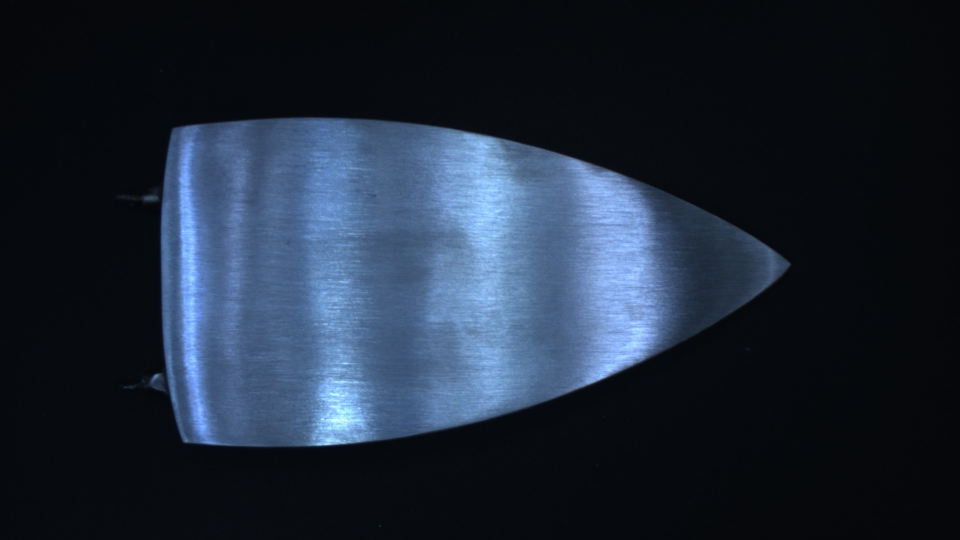
#> input picture defeat/reject/item12_reject_012.jpg, 1920 x 1080 px, found by its file name (shown at 1/2 size); its folder holds only this picture in this run
$ python swt.py
#> lines starting #> are read from the running program, lines starting #| are printed output that depends on the picture; after the words box and inside, x2 and y2 are one past the last pixel; in counts of white or black regions, pixels touching at a corner belong together
import os
import cv2
import pywt
import numpy as np
import matplotlib.pyplot as plt

# 1. ตั้งค่าเส้นทาง (Paths)
input_folder = r'D:\Internship\my-project\defeat\reject'
output_base = r'D:\Internship\my-project\defeat\output_swt'

if not os.path.exists(output_base):
    os.makedirs(output_base)

# 2. รายชื่อไฟล์ภาพ
files = [f for f in os.listdir(input_folder) if f.endswith(('.jpg', '.bmp', '.png'))]

for filename in files:
    full_path = os.path.join(input_folder, filename)
    image = cv2.imread(full_path, 0)
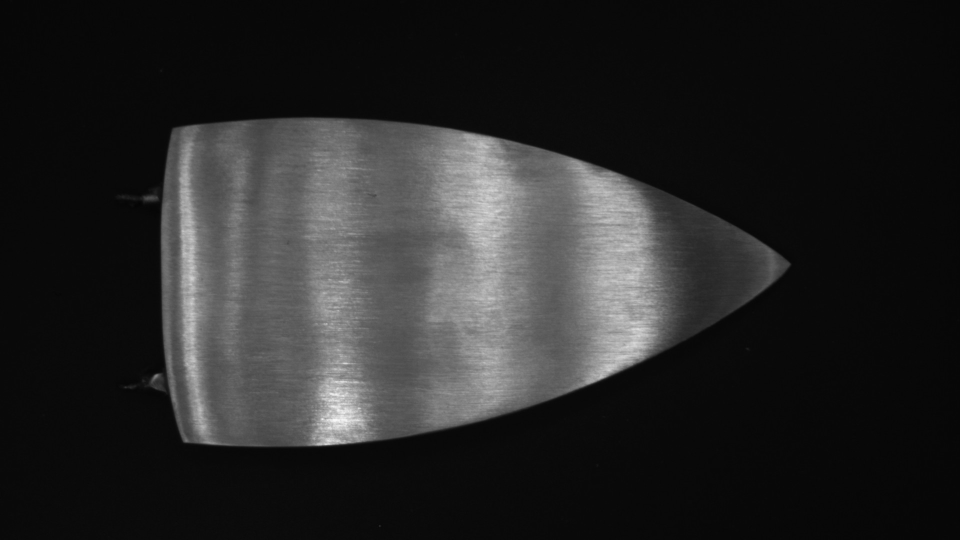
#> image: shape (1080, 1920) (shown at 1/2 size); min 3, max 255, mean 39.7

    if image is None:
        continue

    print(f"Processing and Saving: {filename}")

    # SWT ต้องการมิติเลขคู่
    h, w = image.shape
#> h = 1080; w = 1920
    image_resized = cv2.resize(image, (w // 2 * 2, h // 2 * 2))

    try:
        # 3. คำนวณ SWT2
        coeffs = pywt.swt2(image_resized.astype(np.float64), 'haar', level=1)
#> coeffs = 1 item
        LL, (LH, HL, HH) = coeffs[0]
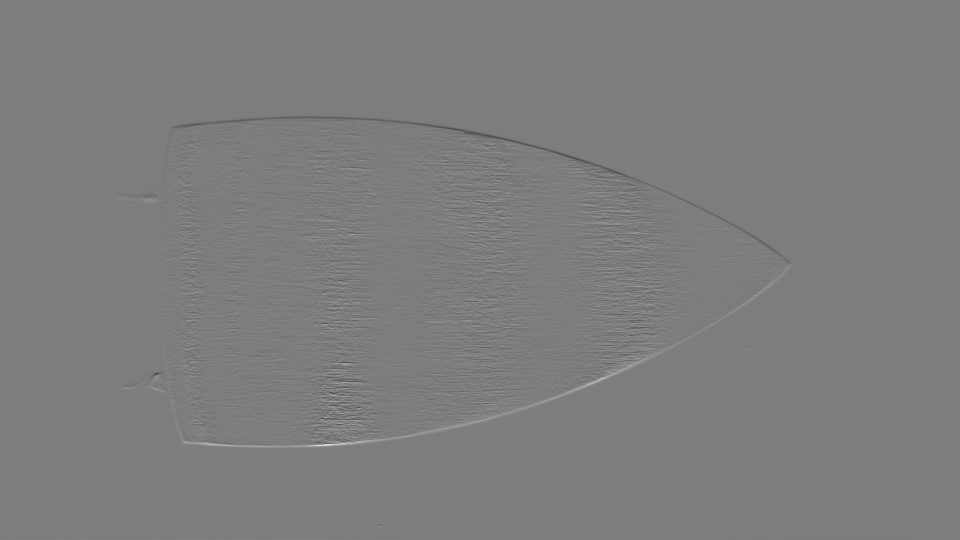
#> LH: shape (1080, 1920) float64 (shown at 1/2 size); min -70, max 72.5, mean 0; drawn with min black and max white
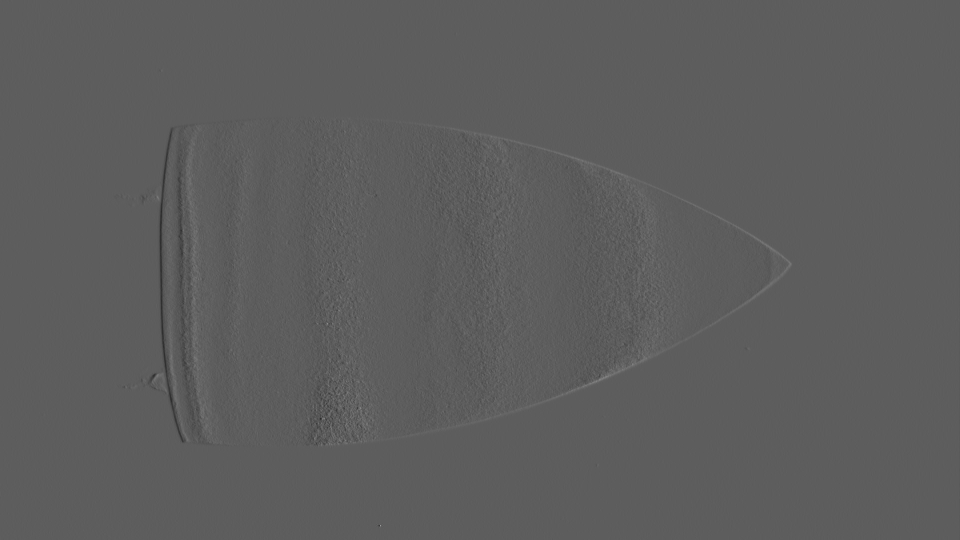
#> HL: shape (1080, 1920) float64 (shown at 1/2 size); min -40.5, max 70, mean 0; drawn with min black and max white

        # 4. สร้าง Folder ย่อยสำหรับภาพนี้
        name_only = os.path.splitext(filename)[0]
        save_path = os.path.join(output_base, name_only)
        if not os.path.exists(save_path):
            os.makedirs(save_path)

        # ฟังก์ชันช่วยแปลงและทำ Binary
        def process_img(img_data):
            abs_img = np.abs(img_data)
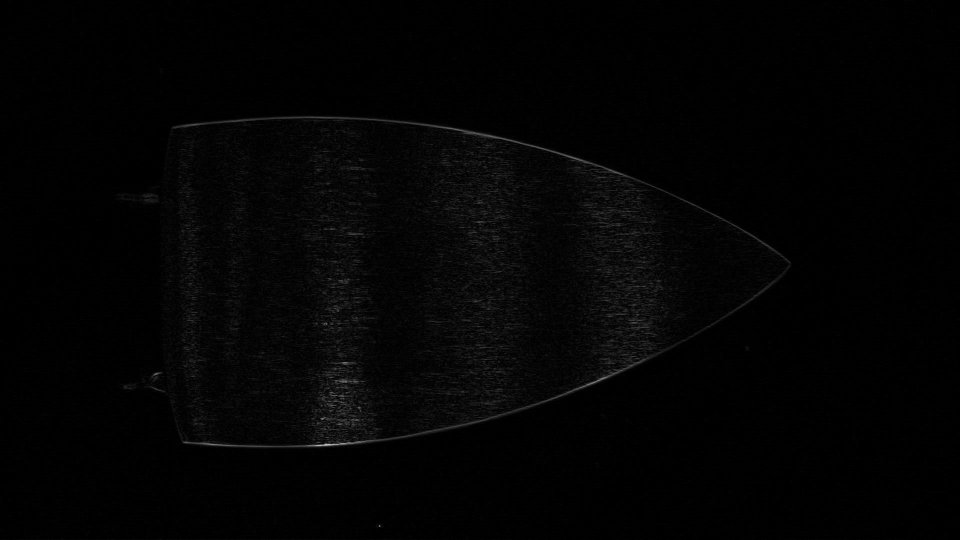
#> abs_img: shape (1080, 1920) float64 (shown at 1/2 size); min 0, max 72.5, mean 1; drawn with min black and max white
            normalized = np.uint8(np.clip(abs_img, 0, 255))
            _, binary = cv2.threshold(normalized, 0, 255, cv2.THRESH_BINARY + cv2.THRESH_OTSU)
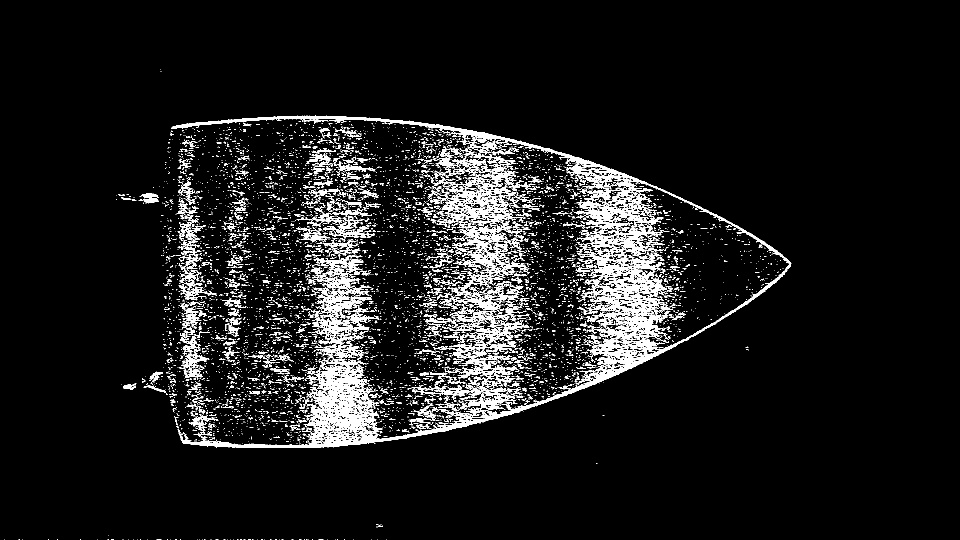
#> binary: shape (1080, 1920) (shown at 1/2 size); 7.1% white in thin lines or dots, all inside (x1, y1, x2, y2) = (8, 139, 1583, 1080)
            return normalized, binary

        # ประมวลผลแต่ละส่วน
        norm_LH, bin_LH = process_img(LH)
        norm_HL, bin_HL = process_img(HL)
#> in process_img (call 2), `_, binary = cv2.threshold(normalized, 0, 255, cv2.THRESH_BINARY + cv2...`: binary: shape (1080, 1920); 5.3% white in thin lines or dots
        norm_HH, bin_HH = process_img(HH)
#> in process_img (call 3), `_, binary = cv2.threshold(normalized, 0, 255, cv2.THRESH_BINARY + cv2...`:
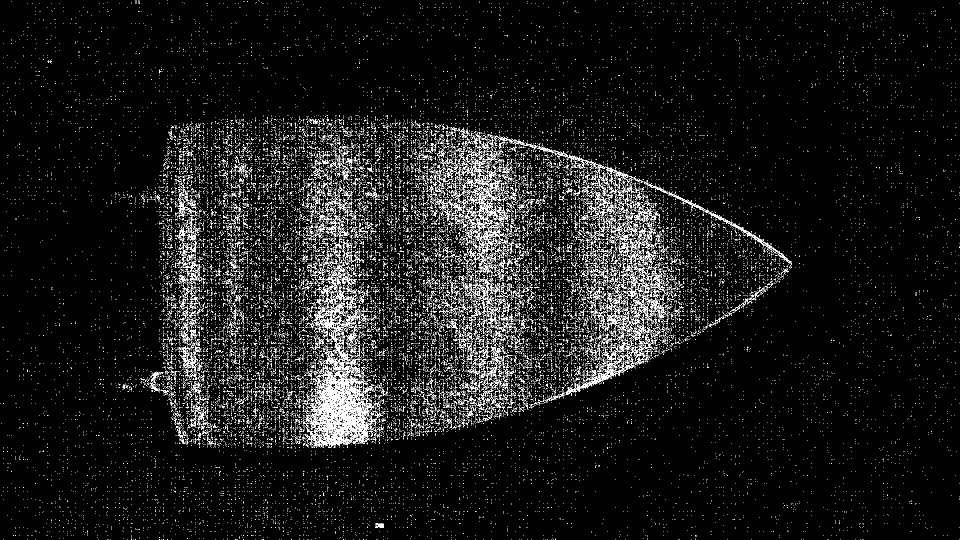
#> binary: shape (1080, 1920) (shown at 1/2 size); 5.7% white in thin lines or dots
        norm_LL = np.uint8(np.clip(LL, 0, 255))
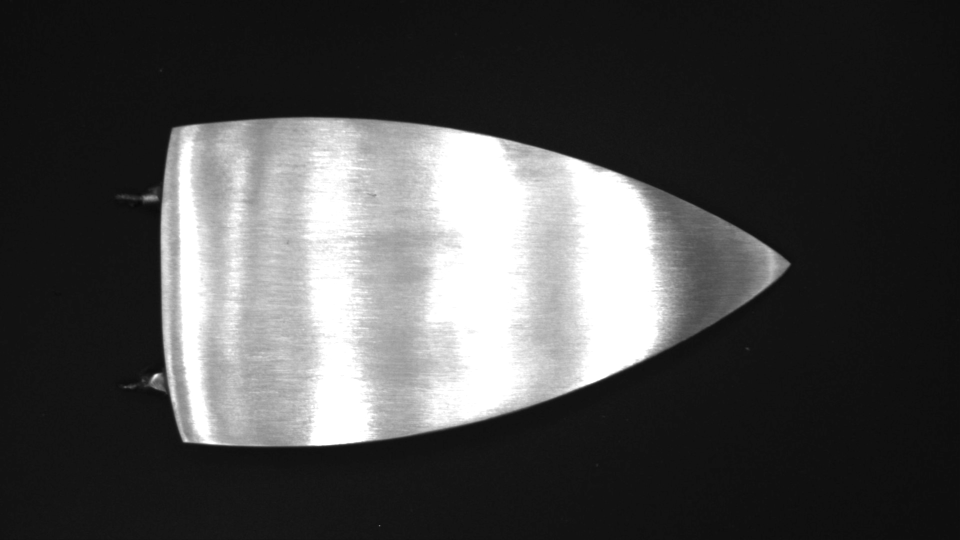
#> norm_LL: shape (1080, 1920) (shown at 1/2 size); min 6, max 255, mean 74.5

        # 5. บันทึกไฟล์ภาพแยกชิ้น
        cv2.imwrite(os.path.join(save_path, 'LL_approx.jpg'), norm_LL)
        cv2.imwrite(os.path.join(save_path, 'LH_horizontal.jpg'), norm_LH)
        cv2.imwrite(os.path.join(save_path, 'HL_vertical.jpg'), norm_HL)
        cv2.imwrite(os.path.join(save_path, 'HH_diagonal.jpg'), norm_HH)
        cv2.imwrite(os.path.join(save_path, 'Binary_LH.png'), bin_LH)
        cv2.imwrite(os.path.join(save_path, 'Binary_HL.png'), bin_HL)
        cv2.imwrite(os.path.join(save_path, 'Binary_HH.png'), bin_HH)

        # 6. บันทึกภาพรวม (Summary Plot) สำหรับใช้ส่งงาน
        plt.figure(figsize=(15, 10))
        titles = ['Original', 'LL (Approx)', 'Binary LH (H)', 'Binary HL (V)', 'Binary HH (D)']
        images = [image_resized, norm_LL, bin_LH, bin_HL, bin_HH]

        for i in range(5):
            plt.subplot(2, 3, i+1)
            plt.imshow(images[i], cmap='gray')
            plt.title(titles[i])
            plt.axis('off')

        plt.savefig(os.path.join(save_path, 'Summary_Result.png'))
        plt.close() # ปิด plot เพื่อประหยัดแรม

    except Exception as e:
        print(f"Error at {filename}: {e}")

print(f"\n All results saved in: {output_base}")

$ run again, on defeat/reject/item22_reject_022.jpg
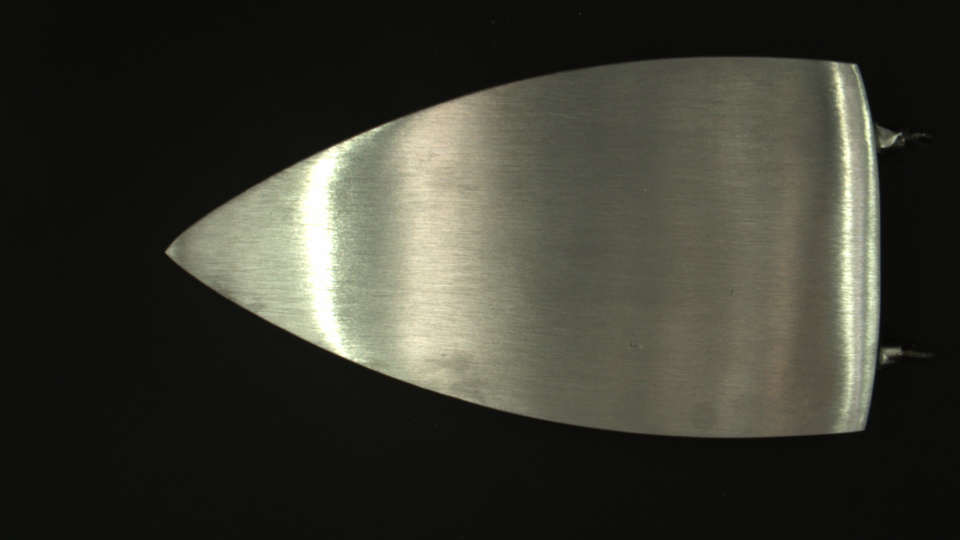
#> input picture defeat/reject/item22_reject_022.jpg, 1920 x 1080 px, found by its file name (shown at 1/2 size)
#> coeffs = 1 item
#> in process_img, `_, binary = cv2.threshold(normalized, 0, 255, cv2.THRESH_BINARY + cv2...`:
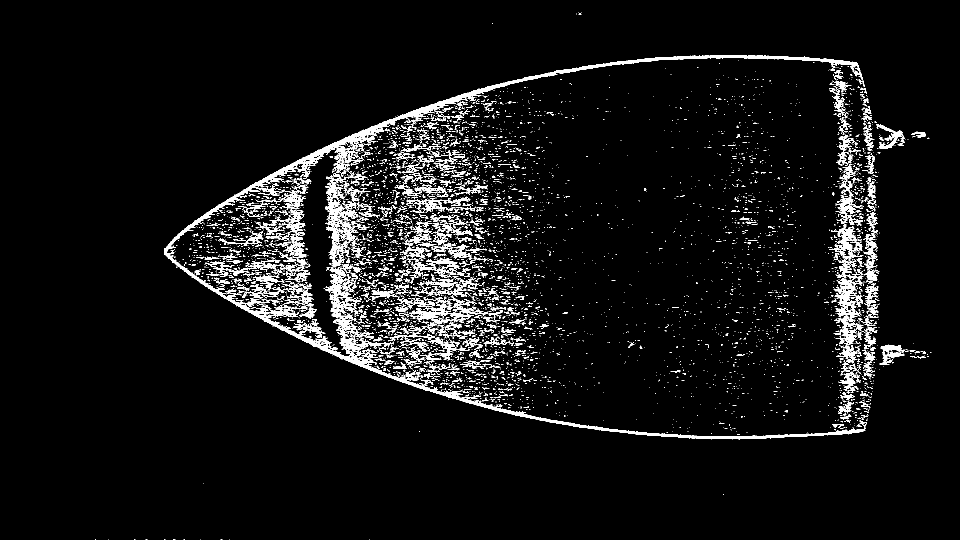
#> binary: shape (1080, 1920) (shown at 1/2 size); 5.1% white in thin lines or dots, all inside (x1, y1, x2, y2) = (190, 25, 1863, 1080)
#> binary: shape (1080, 1920); 2.6% white; 5406 white regions (5258 under 20 px), largest, box (x1, y1, x2, y2) and area: (1700, 126, 1764, 863) 11662, (1657, 123, 1710, 415) 4952, (327, 350, 910, 796) 4891
#> binary: shape (1080, 1920); 6.9% white in thin lines or dots
#> `norm_LL = np.uint8(np.clip(LL, 0, 255))`:
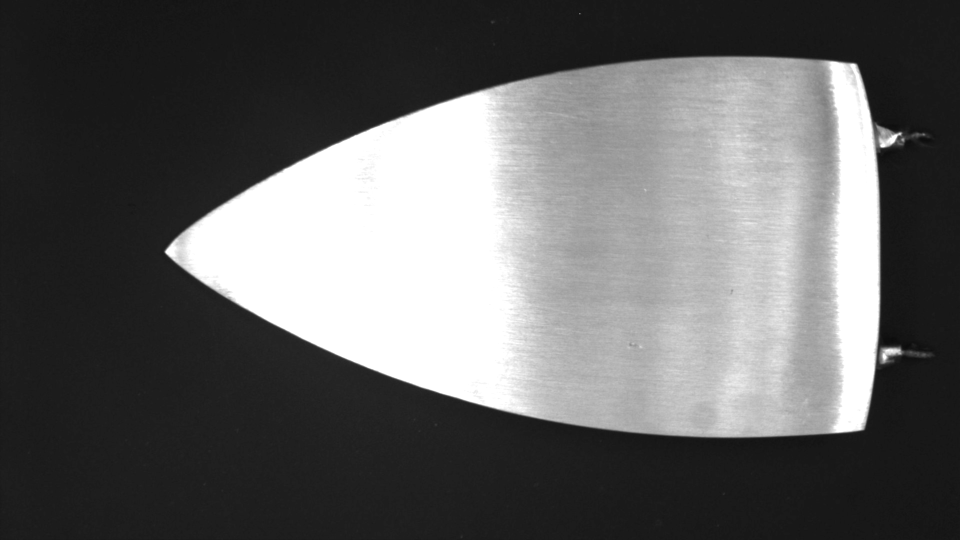
#> norm_LL: shape (1080, 1920) (shown at 1/2 size); min 10, max 255, mean 99.2

$ run again, on defeat/reject/item23_reject_023.jpg
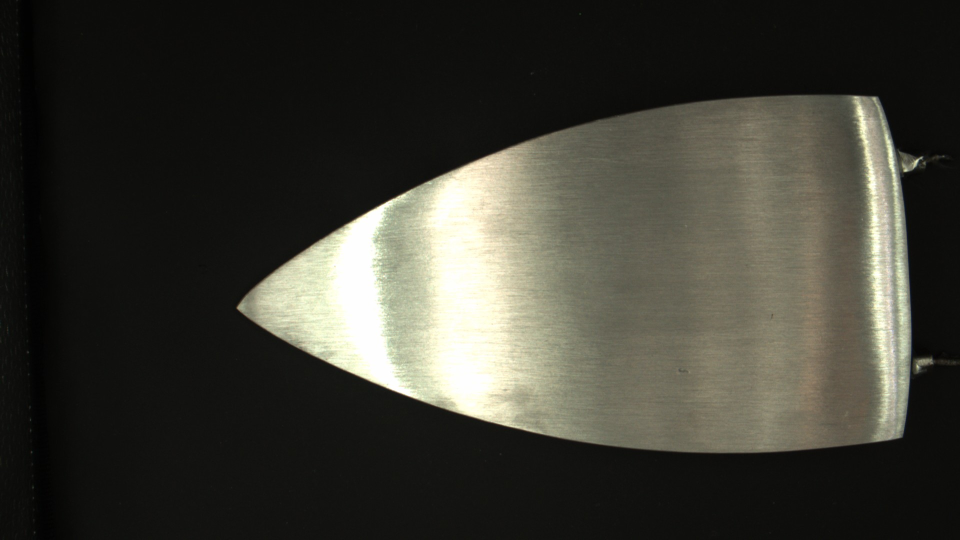
#> input picture defeat/reject/item23_reject_023.jpg, 1920 x 1080 px, found by its file name (shown at 1/2 size)
#> coeffs = 1 item
#> in process_img, `_, binary = cv2.threshold(normalized, 0, 255, cv2.THRESH_BINARY + cv2...`:
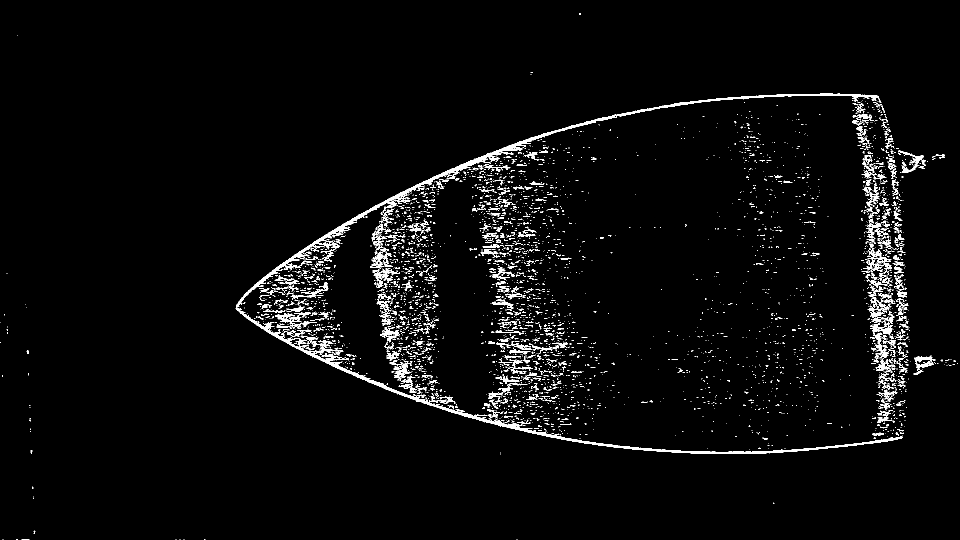
#> binary: shape (1080, 1920) (shown at 1/2 size); 2.7% white in thin lines or dots
#> binary: shape (1080, 1920); 2.2% white; 5554 white regions (5438 under 20 px), largest, box (x1, y1, x2, y2) and area: (1742, 191, 1845, 879) 8472, (471, 289, 1038, 859) 7050, (1703, 192, 1777, 843) 6778
#> binary: shape (1080, 1920); 8.7% white in thin lines or dots
#> `norm_LL = np.uint8(np.clip(LL, 0, 255))`:
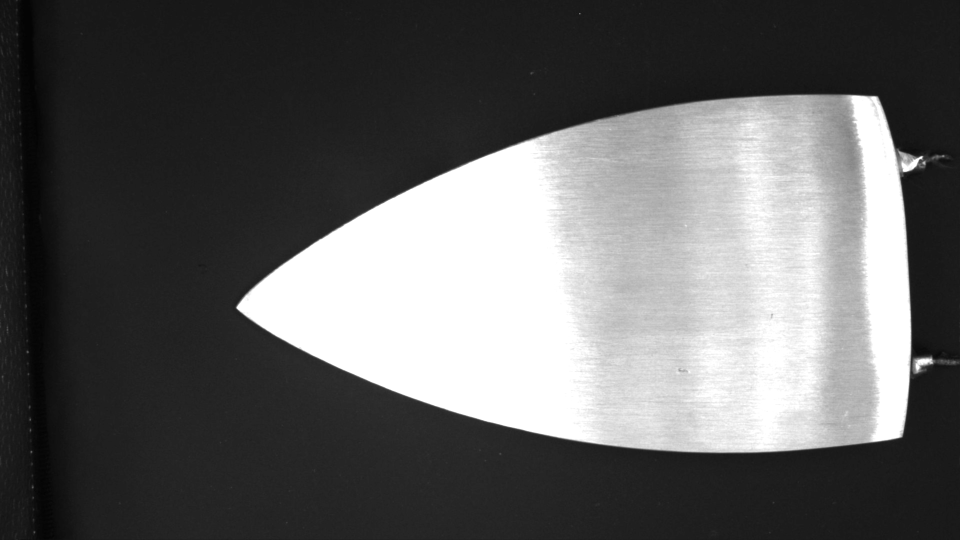
#> norm_LL: shape (1080, 1920) (shown at 1/2 size); min 2, max 255, mean 97.8

$ run again, on defeat/reject/item44_reject_004 4.jpg
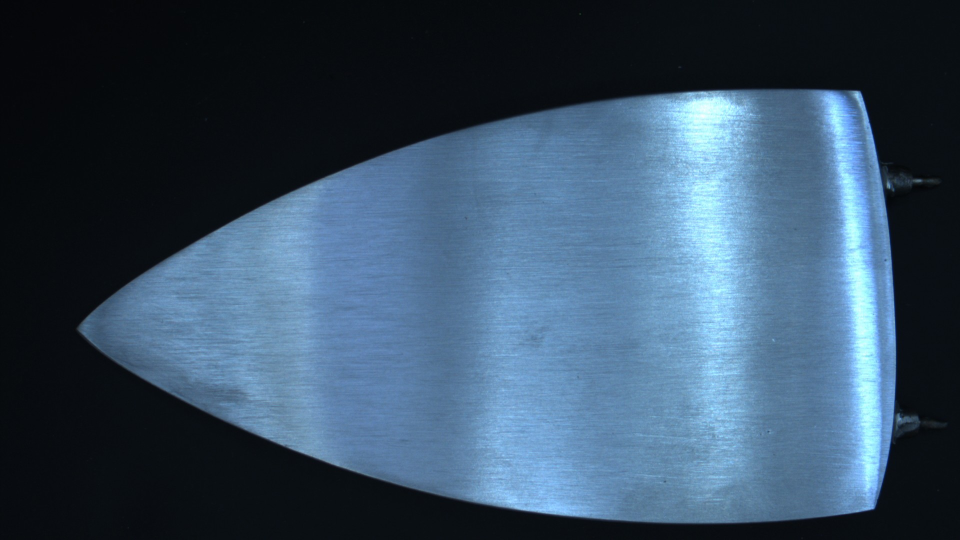
#> input picture defeat/reject/item44_reject_004 4.jpg, 1920 x 1080 px, found by its file name (shown at 1/2 size)
#> coeffs = 1 item
#> binary: shape (1080, 1920); 12.2% white in thin lines or dots
#> binary: shape (1080, 1920); 6.3% white in thin lines or dots
#> binary: shape (1080, 1920); 13.3% white in thin lines or dots
#> `norm_LL = np.uint8(np.clip(LL, 0, 255))`:
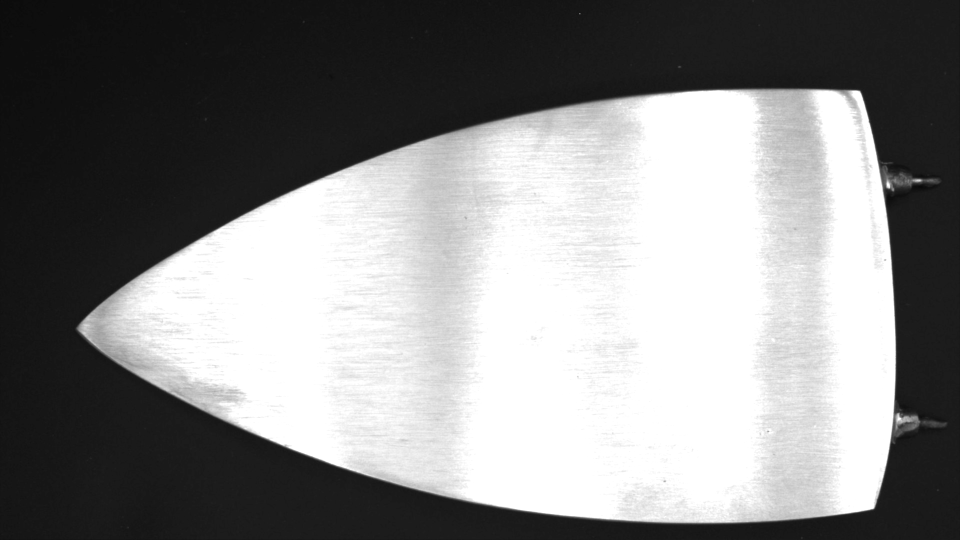
#> norm_LL: shape (1080, 1920) (shown at 1/2 size); min 8, max 255, mean 134.6
